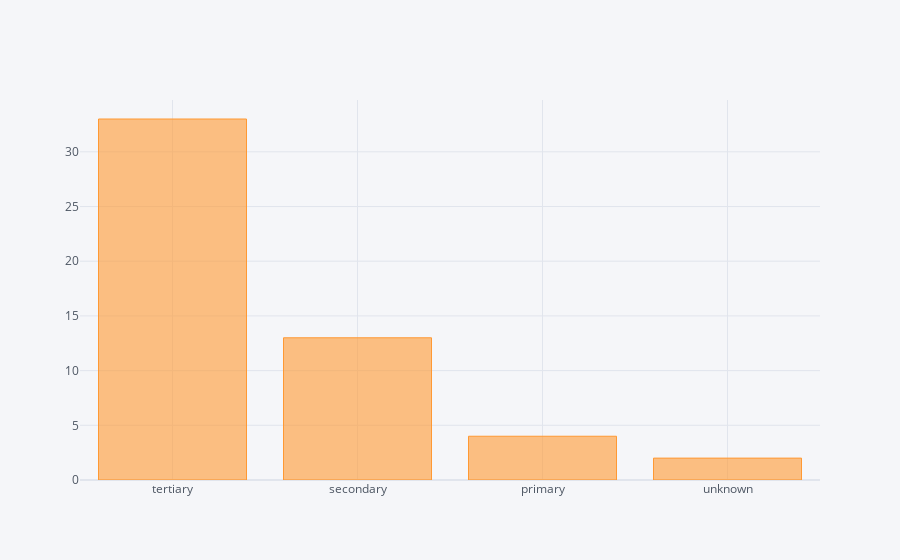

Source (notebook cell):
### Code cell
x.iplot(kind='bar')

### Figure 1 — Plotly figure (JSON) as saved in the notebook; plotly's stock layout.template omitted (floating-point values rounded to 4 significant figures)
{"data": [{"marker": {"color": "rgba(255, 153, 51, 0.6)", "line": {"color": "rgba(255, 153, 51, 1.0)", "width": 1}}, "name": "count", "orientation": "v", "text": "", "type": "bar", "x": ["tertiary", "secondary", "primary", "unknown"], "y": [33, 13, 4, 2]}], "layout": {"legend": {"bgcolor": "#F5F6F9", "font": {"color": "#4D5663"}}, "paper_bgcolor": "#F5F6F9", "plot_bgcolor": "#F5F6F9", "title": {"font": {"color": "#4D5663"}}, "xaxis": {"gridcolor": "#E1E5ED", "showgrid": true, "tickfont": {"color": "#4D5663"}, "title": {"font": {"color": "#4D5663"}, "text": ""}, "zerolinecolor": "#E1E5ED"}, "yaxis": {"gridcolor": "#E1E5ED", "showgrid": true, "tickfont": {"color": "#4D5663"}, "title": {"font": {"color": "#4D5663"}, "text": ""}, "zerolinecolor": "#E1E5ED"}}}
